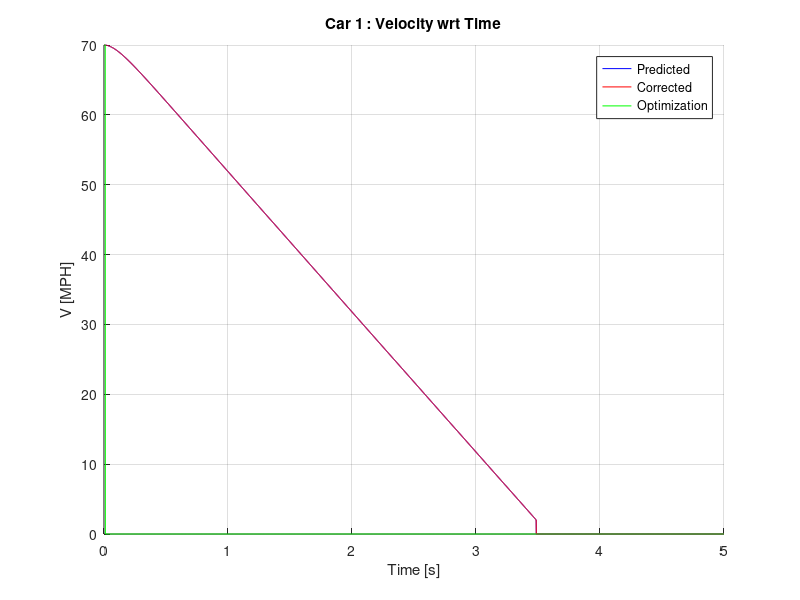
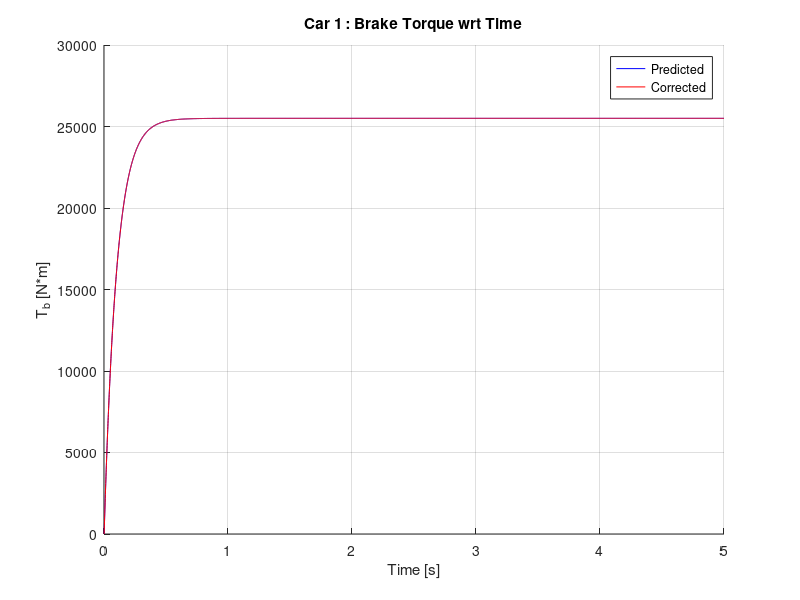

MATLAB code for these plots, in order:
% Ashil Farahmand
% Recursive Iterated EKF using Modified UCB Engine Model

% Goals
% - calculate time to cross
% - down-weight following cars
% - ensure car is centered in new lane after turn
% ------------------------------------------------------------------------
% Issues with current implementation
% - Assume instantaneous pressure on controls
% - Only works with one type of car(internal characteristics of cars are identical) this constraint can easily be relaxed

tic; clc; clear; format long;

KF_iterations = 5*10^3;                % Number of iterations for KF
integration_iterations = 1;              % Number of integrations per each KF_iteration
T = 1*10^-3;  num_of_cars = 1;

auto_transmission = logical(1);                      % 0 = (diagnostic)Manual, 1 = Automatic
noise = logical(0);                                             % 0 = (diagnostic)None, 1 = White, 2 = Colored
rough = logical(0);                                            % 0 = random noise, x = noise multiplied by value of rough alternates :/- each iteration
run_optimization = logical([0; 0]);                 % 0 = (diagnostic) Do not change inputs, 1 = change inputs according to cost function
max_corrections = 1*10^4;                             % Prevents infinite loop in correction
e_correction = 10^-6;                                       % Allowable Correction Error

mode_output = [0, 0, 0, 0, 0,    1, 0, 0, 0, 0,    1, 0, 0];
%mode_output = ones(11);

% Output Modes
% -----------------------------------------------------
% Index   |   Property
% 1              throttle angle
% 2                brake angle
% 3           steering direction
% 4            position (x2 vs. x1)
% 5            position (x vs. t)
% 6                  v_mph
% 7                  v_m/s
% 8          distance b/w cars
% 9                     ma
% 10                   we
% 11                   Tb
% 12                  gear
% 13      phase plot (ma vs. we)

w = zeros(5*num_of_cars, 1); e = zeros(5*num_of_cars, 1); z = zeros(5*num_of_cars, 1); Fx = zeros(5*num_of_cars, 5*num_of_cars);

nominal_controls = zeros(3*num_of_cars);                                     % Control Vector during one KF iteration
predictions = zeros(5*num_of_cars, integration_iterations + 1);   % Holds the predictions during integration
corrections = zeros(5*num_of_cars, 2);                                             % Holds the corrected states when iterating the correction step (holds previous and next corrections)

predicted_states = zeros(5*num_of_cars, KF_iterations); corrected_states = zeros(5*num_of_cars, KF_iterations); gear_ratios = zeros(num_of_cars, KF_iterations);
predicted_opt_states = zeros(4*num_of_cars, KF_iterations);

% Topology Parameters
speed_limits = [22; 50; 10];            % Speed limits (left turn, straight, right turn)
lane_width = 5; line_separation = .1;

% Used by cost function
iteration_to_start_optimization = 10;                                % KF_iteration to start optimization
safe_distance = [2; 2];                                                            % Safe distance to maintain around each respective vehicle
safety_margin = 0;                                                                 % Additional distance to maintain between vehicles
direction = [0; 0];                                                                   % 1 - Left turn, 2 - Straight, 3 - Right turn (Set in vehicle ICs)
order = zeros(num_of_cars, 1);                                           % Order of cars going through the intersection
steady_speed_t_angles = [6.91049; 11.77215; 3.52779];    % Throttle angles to maintain a steady speed at the speed limit
acc_profile = [0.4620; 0.2734; 0.1770; 0.09442; .08650];     % Acceleration values for different velocity ranges
braking_distances = [0; 0];                                                    % Distance from intersection to begin braking in preparation for turn
target_speed = speed_limits(2);                                           % Used in optimization to signal a necessary acceleration or brake
brake_decel_rates = [-2.037; -4];                                           % Steady state deceleration at corresponding brake angle
brake_decel_angles = [19; 38];                                              % Brake angles to achieve corresponding brake decel rates
steering_angle_increment = [ (90*T*4*speed_limits(1)*1609.344)/(3*pi*lane_width*3600); (90*T*4*speed_limits(3)*1609.344)/(pi*lane_width*3600) ];

% Assign Initial Conditions
K = I(5*num_of_cars); G = I(5*num_of_cars); Q = I(5*num_of_cars);
q = [.01; .01; 10^-10; .01; 100]; % Covariances of process and observation noise
for i = 1:num_of_cars    Q(5*i - 4, 5*i - 4) =  q(1);    Q(5*i - 3, 5*i - 3) = q(2);    Q(5*i - 2, 5*i - 2) = q(3);    Q(5*i - 1, 5*i - 1) = q(4);    Q(5*i - 0, 5*i - 0) = q(5); end
sigma = Q; Rk = Q;

delta_t = T/integration_iterations;                           % One KF_interval time is integration_iterations*delta_t = T
k = zeros(4, 5*num_of_cars);                                    % RK4 variables; one col/SV
RK_states = zeros(5*num_of_cars, 1);                     % state vector
u = zeros(3*num_of_cars, KF_iterations);               % control vector
Jtg_current = zeros(num_of_cars, 1);
MAX = 0.684; R = 8.3145; Tm = 333; Mair = .02897; Vm = .00447; Patm = 101325; c_PR = (R*Tm)/(Patm*Mair*Vm);
Ve = .0049; c_1 = Ve/(4*pi*Vm);
normal_shift_speeds = [0; 7; 15; 25; 45];      % Speed to shift
fast_shift_speeds = [11; 20; 35; 55];              % Speeds to shift under max acceleration
Rg = [0.4167; 0.6817; 1; 1.4993; 2.3058];
c_2 = 1018686; Ca = 0.53384; h = 0.33; Fr = 167.27; Je = 0.2630; Jtg = [0.08202; 0.07592; 0.11388; 0.13150]; Jw = 5.13; M = 2148;
Kb = 300; Tau_bv = 0.1;

% Pre-Processing

% Assign braking distances
x = ( (speed_limits(2) - speed_limits(1:2:3))*(1609.344/3600))/(-brake_decel_rates(2));
braking_distances = -.5*brake_decel_rates(2)*x.^2 + speed_limits(1:2:3)*(1609.344/3600).*x + lane_width;

% Car 1
car = 1;
direction(car) = 1;
gear_ratios(car, 1) = Rg(5);
predictions(5*car - 4, 1) = -400;
predictions(5*car - 3, 1) = -lane_width/2;
predictions(5*car - 2, 1) = .0033558;
predictions(5*car - 1, 1) = 70 * (1609.344/3600) *(1/(h*gear_ratios(car, 1)));
%u(3*car - 2, 1:iteration_to_start_optimization) = 11.77215;
u(3*car - 2, 1:KF_iterations) = 0;
u(3*car - 1, 1:KF_iterations) = 85;
u(3*car - 0, 1:KF_iterations) = 0;

% Car 2
car = 2;
if(num_of_cars > 1)
direction(car) = 1;
gear_ratios(car, 1) = Rg(5);
predictions(5*car - 4, 1) = -lane_width/2;
predictions(5*car - 3, 1) = 200;
predictions(5*car - 2, 1) = .0034558;
predictions(5*car - 1, 1) = 45 * (1609.344/3600) * (1/(h*gear_ratios(car, 1)) );
u(3*car - 2, 1:iteration_to_start_optimization) = 11.77215;
u(3*car - 0, 1:KF_iterations) = 270;
end

predicted_states(:, 1) = predictions(:, 1); corrected_states(:, 1) = predictions(:, 1);

% Begin to iterate (index 1 holds the ICs)
for KF_interval = 1:KF_iterations    
    
    % Run Optimization
    if((sum(run_optimization) > 0) & (KF_interval > iteration_to_start_optimization))       % At least one car needs to be optimized then true
        ETA = zeros(num_of_cars, 1);
        
        % Find ETA of each car based on current states (Cost Function)
        for i = 1:num_of_cars
            d = max( abs(corrected_states(5*i - 4, KF_interval)), abs(corrected_states(5*i - 3, KF_interval)) ) - lane_width - safe_distance(i);
            
            % Too close for changing plans (ETA < 0 then no change of control vars)
            if(d < braking_distances(ceil(direction(i)*.6)))                ETA(i) = -i;                run_optimization(i) = 0;
            elseif(direction(i) == 1)
                k(1) = ( max( abs(corrected_states(5*i - 4, KF_interval)), abs(corrected_states(5*i - 3, KF_interval)) ) - safe_distance(i) - braking_distances(1))/(corrected_states(5*i - 1, KF_interval)*h*gear_ratios(i, KF_interval));
                k(2) = (braking_distances(1) - lane_width)/((speed_limits(2)/2 - speed_limits(1)/2)*1609.344/3600);
                k(3) = (3*lane_width*pi/4)/(speed_limits(1)*1609.344/3600);
                ETA(i) = k(1) + k(2) + k(3);
            elseif(direction(i) == 3)
                k(1) = ( max( abs(corrected_states(5*i - 4, KF_interval)), abs(corrected_states(5*i - 3, KF_interval)) ) - safe_distance(i) - braking_distances(2))/(corrected_states(5*i - 1, KF_interval)*h*gear_ratios(i, KF_interval));
                k(2) = (braking_distances(2) - lane_width)/((speed_limits(2)/2 - speed_limits(3)/2)*1609.344/3600);
                k(3) = (lane_width*pi/4)/(speed_limits(3)*1609.344/3600);
                ETA(i) = k(1) + k(2) + k(3);
            else
                d = max( abs(corrected_states(5*i - 4, KF_interval)), abs(corrected_states(5*i - 3, KF_interval)) ) - lane_width - safe_distance(i) + 2*lane_width;
                ETA(i) = d/(corrected_states(5*i - 1, KF_interval)*gear_ratios(i, KF_interval)*h);               % Holds ETA of each car
            end
        end
        
        % Sort the ETAs in ascending optimization order (duplicateETAs yield error)
        order = sort(ETA);
        for i = 1:num_of_cars            order(i) = find(order(i) == ETA);        end
                
        % Perform Optimization (assume only 1 car first)
        x = [0; 0];        v = 0;        a = 0;        k = zeros(1, 2);
        
        for i = 1:num_of_cars
            delay = 0;                                  % Time delay to avoid collision
            collision_points = 0;               % Indices where a collision will occur with current trajectory plan
            while(run_optimization(order(i)) == 1)
                x = [corrected_states(5*order(i) - 4, KF_interval); corrected_states(5*order(i) - 3, KF_interval)];
                v = corrected_states(5*order(i) - 1, KF_interval)*h*gear_ratios(order(i), KF_interval);
                v_mph = v*3600/1609.344;                target_speed = speed_limits(2)*1609.344/3600;                a = -brake_decel_rates(1)/100;                k(2) = 1;
                source = find(max(abs(x)) == abs(x));                sink = find(min(abs(x)) == abs(x));
                u(3*order(i) - 2, KF_interval:KF_iterations) = 0;                u(3*order(i) - 1, KF_interval:KF_iterations) = 0;                u(3*order(i) - 0, KF_interval:KF_iterations) = u(3*order(i) - 0, 1);
                
                if( (direction(order(i)) == 1) || (direction(order(i)) == 3) )
                    for j = KF_interval:KF_iterations
                        if((sum(size(collision_points)) - 2) > 0) % If original trajectory is invalid, delay some then proceed normally
                            a = a*exp(-T/Tau_bv) + brake_decel_rates(1)/100;                            u(3*order(i) - 1, j) = brake_decel_angles(1);                            k(1) = a;
                            
                            if(v_mph < (speed_limits(2) - delay) )                                collision_points = 1;                            end
                        elseif( abs(x(source)) > braking_distances(ceil(direction(order(i))*.6)) )   % Have not met decel area yet
                            u(3*order(i) - 2, j) = 85;
                            
                            if(collision_points == 1)                                k(1) = k(1)*exp(-T/Tau_bv);
                            else                                k(1) = 0;                            end
                            
                            if(v > target_speed)                                                         a = 0;                                u(3*order(i) - 2, j) = steady_speed_t_angles(2);
                            elseif(v_mph > 47)                                                          a = k(1) + acc_profile(5);
                            elseif(v_mph > fast_shift_speeds(3))                            a = k(1) + acc_profile(4);
                            elseif(v_mph > fast_shift_speeds(2))                            a = k(1) + acc_profile(3);
                            elseif(v_mph > fast_shift_speeds(1))                            a = k(1) + acc_profile(2);
                            else                                                                                     a = k(1) + acc_profile(1);                            end
                        elseif( (abs(x(source)) > lane_width) && (v < target_speed - 0.391) )      % In decel area and below target speed
                            u(3*order(i) - 2, j) = 85;                            target_speed = brake_decel_rates(2)*T + target_speed;                            k(1) = k(1)*exp(-T/Tau_bv);
                            
                            if(v_mph > 47)                                                                a = k(1) + acc_profile(5);
                            elseif(v_mph > fast_shift_speeds(3))                            a = k(1) + acc_profile(4);
                            elseif(v_mph > fast_shift_speeds(2))                            a = k(1) + acc_profile(3);
                            elseif(v_mph > fast_shift_speeds(1))                            a = k(1) + acc_profile(2);
                            else                                                                                     a = k(1) + acc_profile(1);                            end                            
                        elseif( (abs(x(source)) > lane_width) && (v >= target_speed - 0.391) )      % In decel area and at target speed
                            if(k(1) > 0)                                a = -brake_decel_rates(2)/100 + k(1)/100;                                k(1) = -1;                                '*',                            end
                            
                            a = a*exp(-T/Tau_bv) + brake_decel_rates(2)/100;                            u(3*order(i) - 1, j) = brake_decel_angles(2);
                            target_speed = a*T + target_speed;                            collision_points = 1;
                        elseif( (abs(x(source)) <= lane_width) && (abs(x(sink)) <= lane_width) )   % Begin turning manuever(inside Isection)
                            if(collision_points == 1)
                                steering_angle_increment = [ (90*T*4*(v_mph - 0.5)*1609.344)/(3*pi*lane_width*3600); (90*T*4*(v_mph - 0.5)*1609.344)/(pi*lane_width*3600) ];
                                collision_points = 0;
                            end
                            
                            a = a*exp(-T/Tau_bv);                            target_speed = speed_limits(2)*1609.344/3600;                            
                            u(3*order(i) - 2, j) = steady_speed_t_angles(direction(order(i)));
                            u(3*order(i), j) = u(3*order(i), j - 1) - (direction(order(i)) - 2)*steering_angle_increment( ceil(direction(order(i))*.6) );
                        elseif(abs(x(sink)) > lane_width)                                                                        % Out of intersection moving away
                            u(3*order(i) - 2, j) = 85;                            u(3*order(i) - 0, j) = u(3*order(i), 1) - (direction(order(i)) - 2)*90;
                            
                            if(v > target_speed)                                                         a = 0;                                u(3*order(i) - 2, j) = steady_speed_t_angles(2);
                            elseif(v_mph > 47)                                                          a = acc_profile(5);
                            elseif(v_mph > fast_shift_speeds(3))                            a = acc_profile(4);
                            elseif(v_mph > fast_shift_speeds(2))                            a = acc_profile(3);
                            elseif(v_mph > fast_shift_speeds(1))                            a = acc_profile(2);
                            else                                                                                     a = acc_profile(1);                            end
                        end
                        
                        x(1) = (.5*a*T^2 + v*T)*cos(u(3*order(i), j)*pi/180) + x(1);
                        x(2) = (.5*a*T^2 + v*T)*sin(u(3*order(i), j)*pi/180) + x(2);
                        v = a*T + v;                        v_mph = v*3600/1609.344;
                        predicted_opt_states((4*order(i) - 3:4*order(i)), j) = [x(1); x(2); v_mph; a];
                    end
                else      % If not turning, then go straight
                    for j = KF_interval:KF_iterations                        
                        if((sum(size(collision_points)) - 2) > 0)     % If original trajectory is invalid, delay some then proceed normally
                            a = a*exp(-T/Tau_bv) + brake_decel_rates(1)/100;                            u(3*order(i) - 1, j) = brake_decel_angles(1);                            k(1) = a;
                            
                            if(v_mph < (speed_limits(2) - delay))                                collision_points = 1;                            end
                        else
                            u(3*order(i) - 2, j) = 85;
                            
                            if(collision_points == 1)                                k(1) = k(1)*exp(-T/Tau_bv);
                            else                                k(1) = 0;                            end
                            
                            if(v > target_speed)                                                         a = 0;                                u(3*order(i) - 2, j) = steady_speed_t_angles(2);
                            elseif(v_mph > 47)                                                          a = k(1) + acc_profile(5);
                            elseif(v_mph > fast_shift_speeds(3))                            a = k(1) + acc_profile(4);
                            elseif(v_mph > fast_shift_speeds(2))                            a = k(1) + acc_profile(3);
                            elseif(v_mph > fast_shift_speeds(1))                            a = k(1) + acc_profile(2);
                            else                                                                                     a = k(1) + acc_profile(1);                            end
                        end
                        
                        x(1) = (.5*a*T^2 + v*T)*cos(u(3*order(i), j)*pi/180) + x(1);
                        x(2) = (.5*a*T^2 + v*T)*sin(u(3*order(i), j)*pi/180) + x(2);
                        v = a*T + v;                        v_mph = v*3600/1609.344;
                        predicted_opt_states((4*order(i) - 3:4*order(i)), j) = [x(1); x(2); v_mph; a];
                    end
                end
                
                % Compare trajectory plan to plans of all preceding cars
                if(i > 1)
                    for car = 1:(i - 1)
                        x = sqrt( (predicted_opt_states(4*order(i) - 3, 1:KF_iterations) - predicted_opt_states(4*order(car) - 3, 1:KF_iterations)).^2 + (predicted_opt_states(4*order(i) - 2, 1:KF_iterations) - predicted_opt_states(4*order(car) - 2, 1:KF_iterations)).^2 );
                        collision_points = find(x < (safe_distance(order(i)) + safe_distance(order(car)) + safety_margin));                        
                        
                        if((sum(size(collision_points)) - 2) > 0)                            delay = delay + 0.5;
                        else                        run_optimization(order(i)) = 0;                        end
                    end                    
                else                    run_optimization(order(i)) = 0;                end
                
            end
        end
        toc
    elseif(KF_interval <= iteration_to_start_optimization)
        for i = 1:num_of_cars
            predicted_opt_states(4*i - 3, KF_interval) = corrected_states(5*i - 4, KF_interval);
            predicted_opt_states(4*i - 2, KF_interval) = corrected_states(5*i - 3, KF_interval);
            predicted_opt_states(4*i - 1, KF_interval) = corrected_states(5*i - 1, KF_interval)*h*gear_ratios(i, KF_interval)*3600/1609.344;
            predicted_opt_states(4*i - 0, KF_interval) = 0;
        end
    end
    
    % Assign nominal controls
    predictions(:, 1) = corrected_states(:, KF_interval);
    nominal_controls = u(:, KF_interval);
    
    if(auto_transmission == 1)
        % Transmission
        for car = 1:num_of_cars
            v =  gear_ratios(car, KF_interval)*h*predictions(5*car - 1, 1);
            v_mph = v*(3600/1609.344);                        % Convert m/s -> mph
    
            if( (nominal_controls(3*car - 2) == 85) && (v_mph > normal_shift_speeds(2)) )
                % Down shift for better acceleration                
                if(v_mph > fast_shift_speeds(4))                              gear_ratios(car, KF_interval + 1) = Rg(5);                        Jtg_current(car) = Jtg(4);
                elseif(v_mph > fast_shift_speeds(3))                        gear_ratios(car, KF_interval + 1) = Rg(4);                        Jtg_current(car) = Jtg(4);
                elseif(v_mph > fast_shift_speeds(2))                        gear_ratios(car, KF_interval + 1) = Rg(3);                        Jtg_current(car) = Jtg(3);
                elseif(v_mph > fast_shift_speeds(1))                        gear_ratios(car, KF_interval + 1) = Rg(2);                        Jtg_current(car) = Jtg(2);
                else                                                                                 gear_ratios(car, KF_interval + 1) = Rg(1);                        Jtg_current(car) = Jtg(1);
                end
            elseif(v_mph > normal_shift_speeds(5))                    gear_ratios(car, KF_interval + 1) = Rg(5);                    Jtg_current(car) = Jtg(4);
            elseif(v_mph > normal_shift_speeds(4))                    gear_ratios(car, KF_interval + 1) = Rg(4);                    Jtg_current(car) = Jtg(4);
            elseif(v_mph > normal_shift_speeds(3))                    gear_ratios(car, KF_interval + 1) = Rg(3);                    Jtg_current(car) = Jtg(3);
            elseif(v_mph > normal_shift_speeds(2))                    gear_ratios(car, KF_interval + 1) = Rg(2);                    Jtg_current(car) = Jtg(2);
            else                                                                                   gear_ratios(car, KF_interval + 1) = Rg(1);                    Jtg_current(car) = Jtg(1);
            end
               
            predictions(5*car - 1, 1) = v/(gear_ratios(car, KF_interval + 1)*h);                % Adjusts the engine velocity if gear shift occurs
        end
    end

    % Prediction
    for integration_interval = 1:integration_iterations        
        RK_states = predictions(:, integration_interval);
        
        for j = 1:4
            k(1:5:5*num_of_cars, j) = gear_ratios(:, KF_interval)*h.*RK_states(4:5:5*num_of_cars).*cos(nominal_controls(3:3:3*num_of_cars)*pi/180);
            k(2:5:5*num_of_cars, j) = gear_ratios(:, KF_interval)*h.*RK_states(4:5:5*num_of_cars).*sin(nominal_controls(3:3:3*num_of_cars)*pi/180);
            
            d_ma_i = MAX*( (nominal_controls(1:3:3*num_of_cars)/85).^2 ).*( (-4.9958)*(c_PR*RK_states(3:5:5*num_of_cars)).^5 + (5.8832)*(c_PR*RK_states(3:5:5*num_of_cars)).^4 + (-1.1218)*(c_PR*RK_states(3:5:5*num_of_cars)).^3 + (-.6579)*(c_PR*RK_states(3:5:5*num_of_cars)).^2 + (-.1278)*(c_PR*RK_states(3:5:5*num_of_cars)) + 1.0104 );
            d_ma_o = c_1*(24.5*RK_states(4:5:5*num_of_cars).*RK_states(3:5:5*num_of_cars).^2 - 0.167*RK_states(4:5:5*num_of_cars).*RK_states(3:5:5*num_of_cars) + (8.10*10^(-4))*RK_states(4:5:5*num_of_cars) - (3.10*10^(-4))*RK_states(3:5:5*num_of_cars).^2 + 222*RK_states(3:5:5*num_of_cars) + 0.352).*RK_states(3:5:5*num_of_cars).*RK_states(4:5:5*num_of_cars);
    
            k(3:5:5*num_of_cars, j) = d_ma_i - d_ma_o;            
            k(4:5:5*num_of_cars, j) = ( ((c_2*d_ma_o)./RK_states(4:5:5*num_of_cars)) - (0.1056*RK_states(4:5:5*num_of_cars) + 15.10) - ((1*10^-4)*RK_states(4:5:5*num_of_cars).^2) - (gear_ratios(:, KF_interval).*(RK_states(5:5:(5*num_of_cars)) + Ca*(gear_ratios(:, KF_interval).^2).*(h^3).*(RK_states(4:5:(5*num_of_cars)).^2) + h*Fr)))./(Je + Jtg_current + (gear_ratios(:, KF_interval).^2)*(Jw + 4*M*h^2));
            k(5:5:5*num_of_cars, j) = (Kb*nominal_controls(2:3:3*num_of_cars) - RK_states(5:5:5*num_of_cars))/Tau_bv;
            
            if(j < 3)                RK_states = RK_states + (delta_t/2)*k(:, j);
            else                       RK_states = RK_states + delta_t*k(:, j);            end
        end
        
        predictions(:, integration_interval + 1) = predictions(:, integration_interval) + (delta_t/6)*( k(:, 1) + 2*k(:, 2) + 2*k(:, 3) + k(:, 4) );  % State Transition
    end
    
    for i = 1:num_of_cars
        % we constraints (if braking limit we = 0 else w = idle speed)
        if( (predictions(5*i - 1, integration_iterations + 1) < 6.5) && (u(3*i - 1, KF_interval) > 0) )                predictions(5*i - 1, integration_iterations + 1) = 10^-5;
        elseif(predictions(5*i - 1, integration_iterations + 1) < 6.5)                predictions(5*i - 1, integration_iterations + 1) = 6.5;        end
    end
    
    predicted_states(:, KF_interval + 1) = predictions(:, integration_iterations + 1);
    
    if(noise ~= 0)        % If noise == 0, skip correction step
        % Assign new values to noise dependent variables
        for i = 1:num_of_cars
            if(noise == 2)
                G(5*car - 4, 5*car  - 1) = gear_ratios(car, KF_interval)*h*cos(nominal_controls(3*car - 0)*pi/180);
                G(5*car - 3, 5*car  - 1) = gear_ratios(car, KF_interval)*h*sin(nominal_controls(3*car - 0)*pi/180);
                G(5*car - 1, 5*car  - 2) = ( (.352)*c_2*c_1 )/(  Je + Jtg_current(car) + (gear_ratios(car, KF_interval).^2)*(Jw + 4*M*h^2) );
                G(5*car - 1, 5*car  - 0) = -gear_ratios(car, KF_interval)/(  Je + Jtg_current(car) + (gear_ratios(car, KF_interval).^2)*(Jw + 4*M*h^2) );
            end
            
            w(5*i - 4) = randn*sqrt(q(1)); w(5*i - 3) = randn*sqrt(q(2)); w(5*i - 2) = randn*sqrt(q(3)); w(5*i - 1) = randn*sqrt(q(4)); w(5*i - 0) = randn*sqrt(q(5));        
            e(5*i - 4) = randn*sqrt(q(1)); e(5*i - 3) = randn*sqrt(q(2)); e(5*i - 2) = randn*sqrt(q(3)); e(5*i - 1) = randn*sqrt(q(4)); e(5*i - 0) = randn*sqrt(q(5));
        end
    
        % Creates alternating noise +\- if enabled
        if(rough ~= 0)
            if (KF_interval == 2*floor(KF_interval/2))                w = -rough*abs(w);
            else                w = rough*abs(w);            end
        end
    
        % Get new observations
        x = predicted_states(:, KF_interval + 1) + G*w;        z = x + e;
    
        % Iterated Corrections
        corrections(:, 1) = 0;        corrections(:, 2) = predicted_states(:, KF_interval + 1);

        i = 0;
        while( (max( abs(corrections(:, 2) - corrections(:, 1)) ) > e_correction) && (i < max_corrections) )
            i = i + 1;            corrections(:, 1) = corrections(:, 2);
        
            % Compute Jacobian (non-zero along block diagonal)
            for car = 1:num_of_cars
                Fx(5*car - 4, 5*car - 4) = 0;                Fx(5*car - 4, 5*car - 3) = 0;                Fx(5*car - 4, 5*car - 2) = 0;
                Fx(5*car - 4, 5*car - 1) = gear_ratios(car, KF_interval)*h*cos(nominal_controls(3*car - 0)*pi/180);
                Fx(5*car - 4, 5*car - 0) = 0;
        
                Fx(5*car - 3, 5*car - 4) = 0;                Fx(5*car - 3, 5*car - 3) = 0;                Fx(5*car - 3, 5*car - 2) = 0;
                Fx(5*car - 3, 5*car - 1) = gear_ratios(car, KF_interval)*h*sin(nominal_controls(3*car - 0)*pi/180);
                Fx(5*car - 3, 5*car - 0) = 0;
        
                Fx(5*car - 2, 5*car - 4) = 0;                Fx(5*car - 2, 5*car - 3) = 0;
                Fx(5*car - 2, 5*car - 2) = MAX*((nominal_controls(3*car - 2)/85)^2)*(5*(-4.9958)*c_PR^5*corrections(5*car - 2, 1)^4 + 4*(5.8832)*c_PR^4*corrections(5*car - 2, 1)^3 + 3*(-1.1218)*c_PR^3*corrections(5*car - 2, 1)^2 + 2*(-.6579)*c_PR^2*corrections(5*car - 2, 1) + (-.1278)*c_PR) - (c_1*(3*24.5*corrections(5*car - 1, 1)^2*corrections(5*car - 2, 1)^2 - 2*0.167*corrections(5*car - 1, 1)^2*corrections(5*car - 2, 1) + 8.10*10^-4*corrections(5*car - 1, 1)^2 - 3*3.10*10^-4*corrections(5*car - 1, 1)*corrections(5*car - 2, 1)^2 + 2*222*corrections(5*car - 1, 1)*corrections(5*car - 2, 1) + 0.352*corrections(5*car - 1, 1)) );
                Fx(5*car - 2, 5*car - 1) = -c_1*(2*24.5*corrections(5*car - 1, 1)*corrections(5*car - 2, 1)^3 - 2*0.167*corrections(5*car - 1, 1)*corrections(5*car - 2, 1)^2 + 2*8.10*10-4*corrections(5*car - 1, 1)*corrections(5*car - 2, 1) - 3.10*10^-4*corrections(5*car - 2, 1)^3 + 222*corrections(5*car - 2, 1)^2 + 0.352*corrections(5*car - 2, 1));
                Fx(5*car - 2, 5*car - 0) = 0;
        
                Je_star = Je + Jtg_current(car) + (gear_ratios(car, KF_interval)^2)*(Jw + 4*M*h^2);
        
                Fx(5*car - 1, 5*car - 4) = 0;                Fx(5*car - 1, 5*car - 3) = 0;
                Fx(5*car - 1, 5*car - 2) = (c_1*c_2/Je_star)*( 3*24.5*corrections(5*car - 1, 1)*corrections(5*car - 2, 1)^2 - 2*0.167*corrections(5*car - 1, 1)*corrections(5*car - 2, 1) + 8.10*10^-4*corrections(5*car - 1, 1) - 3*3.10*10^-4*corrections(5*car - 2, 1)^2 + 2*222*corrections(5*car - 2, 1) + 0.352 );
                Fx(5*car - 1, 5*car - 1) = (1/Je_star)*( (c_1*c_2*(24.5*corrections(5*car - 2, 1)^3 - 0.167*corrections(5*car - 2, 1)^2 + 8.10*10^-4*corrections(5*car - 2, 1) ) - 0.1056 - 2*(4.3*10^-6)*corrections(5*car - 1, 1) - 2*Ca*gear_ratios(car, KF_interval)^3*h^3*corrections(5*car - 1, 1)) );
                Fx(5*car - 1, 5*car - 0) = -gear_ratios(car, KF_interval)/Je_star;
       
                Fx(5*car - 0, 5*car - 4) = 0;                Fx(5*car - 0, 5*car - 3) = 0;                Fx(5*car - 0, 5*car - 2) = 0;                Fx(5*car - 0, 5*car - 1) = 0;
                Fx(5*car - 0, 5*car - 0) = -1/Tau_bv;
            end
            
            phi = I(5*num_of_cars) + Fx*T;            Q = G*Q*G'*T;            sigma = phi*sigma*phi' + Q;
            K = sigma*Fx'*inv(Fx*sigma*Fx' + Rk);            sigma = (I(5*num_of_cars) - K*Fx)*sigma;
    
            corrections(:, 2) = corrections(:, 1) + K*(z - predicted_states(:, KF_interval + 1));
        end
        if( i > 1 )            [KF_interval            i],        end
        
        % Force physical and model constraints
        for i = 1:num_of_cars
            if(corrections(5*i, 2) < 0)                corrections(5*i, 2) = 0;            end            % Force Tb > 0
        
            % we constraints (if braking limit we = 0 else w = idle speed)
            if( (corrections(5*i - 1, 2) < 6.5) && (u(3*i - 1, KF_interval) > 0) )                corrections(5*i - 1, 2) = 10^-5;
            elseif(corrections(5*i - 1, 2) < 6.5)                corrections(5*i - 1, 2) = 6.5;            end
        end
    
        corrected_states(:, KF_interval + 1) = corrections(:, 2);
    else
        corrected_states(:, KF_interval + 1) = predicted_states(:, KF_interval + 1);
    end    
    
end

% Post Processing
i = 0;

if(mode_output(1) == 1)
    i = i + 1;    figure(i);
    
    % Plot Throttle
    for j = 1:num_of_cars
        subplot(num_of_cars, 1, j);        hold on;        grid;
        plot((1:KF_iterations)*T, u(3*j - 2, 1:KF_iterations), 'blue');
        title(['Car ', int2str(j), ' : Throttle Angle wrt Time']);    xlabel('Time [s]');    ylabel('\alpha [deg]');
    end
end

if(mode_output(2) == 1)
    i = i + 1;    figure(i);
    
    % Plot Brake Angle
    for j = 1:num_of_cars
        subplot(num_of_cars, 1, j);        hold on;        grid;
        plot((1:KF_iterations)*T, u(3*j - 1, 1:KF_iterations), 'blue');
        title(['Car ', int2str(j), ' : Brake Angle wrt Time']);    xlabel('Time [s]');    ylabel('\beta [deg]');
    end
end

if(mode_output(3) == 1)
    i = i + 1;    figure(i);
    
    % Plot Steering Angle
    for j = 1:num_of_cars
        subplot(num_of_cars, 1, j);        hold on;        grid;
        plot((1:KF_iterations)*T, u(3*j - 0, 1:KF_iterations), 'blue');
        title(['Car ', int2str(j), ' : Steering Angle wrt Time']);    xlabel('Time [s]');    ylabel('\theta [deg]');
    end
end

if(mode_output(4) == 1)
    i = i + 1;    figure(i);
    
    % Plot Positions (x2 vs. x1)
    for j = 1:num_of_cars
        subplot(num_of_cars, 1, j);        hold on;
        
        for k = 1:num_of_cars
            % North
            plot([ -lane_width, -lane_width ],              [ 1000, (0 + lane_width) ], 'black');            plot([ -line_separation, -line_separation ], [ 1000, (0 + lane_width) ], 'yellow');
            plot([ 0, 0 ],                                                   [ 1000, (0 + lane_width) ], 'black');            plot([ line_separation, line_separation ],    [ 1000, (0 + lane_width) ], 'yellow');
            plot([ lane_width, lane_width ],                 [ 1000, (0 + lane_width) ], 'black');
            
            % South
            plot([ -lane_width, -lane_width ],              [ -1000, (0 - lane_width) ], 'black');            plot([ -line_separation, -line_separation ], [ -1000, (0 - lane_width) ], 'yellow');
            plot([ 0, 0 ],                                                   [ -1000, (0 - lane_width) ], 'black');            plot([ line_separation, line_separation ],    [ -1000, (0 - lane_width) ], 'yellow');
            plot([ lane_width, lane_width ],                 [ -1000, (0 - lane_width) ], 'black');
            
            % West
            plot([ -1000, (0 - lane_width) ], [ lane_width, lane_width ], 'black');            plot([ -1000, (0 - lane_width) ], [ line_separation, line_separation ], 'yellow');
            plot([ -1000, (0 - lane_width) ], [ 0, 0 ], 'black');            plot([ -1000, (0 - lane_width) ], [ -line_separation, -line_separation ], 'yellow');
            plot([ -1000, (0 - lane_width) ], [ -lane_width, -lane_width ], 'black');
            
            % East
            plot([ (0 + lane_width), 1000 ], [ lane_width, lane_width ], 'black');            plot([ (0 + lane_width), 1000 ], [ line_separation, line_separation ], 'yellow');
            plot([ (0 + lane_width), 1000 ], [ 0 0 ], 'black');            plot([ (0 + lane_width), 1000 ], [ -line_separation, -line_separation ], 'yellow');
            plot([ (0 + lane_width), 1000 ], [ -lane_width, -lane_width ], 'black');
        end
        
        plot(corrected_states(5*j - 4, 1), corrected_states(5*j - 3, 1), 'red O');
        p = plot(predicted_states(5*j - 4, 1:KF_iterations), predicted_states(5*j - 3, 1:KF_iterations), 'blue');
        c = plot(corrected_states(5*j - 4, 1:KF_iterations), corrected_states(5*j - 3, 1:KF_iterations), 'red');
        o = plot(predicted_opt_states(4*j - 3, 1:KF_iterations), predicted_opt_states(4*j - 2, 1:KF_iterations), 'green');
        title(['Car ', int2str(j), ' : Position']);    xlabel('x_1 [m]');    ylabel('x_2 [m]');
        legend([p c o], 'Predicted', 'Corrected', 'Optimization', 'Location', 'Best');
    end
end

if(mode_output(5) == 1)
    i = i + 1;    figure(i);    count = 0;
    
    % Plot Position [x vs. t]
    for j = 1:num_of_cars
        for k = 1:2
            count = count + 1;
            subplot(num_of_cars, 2, count);        grid;        hold on;
            p = plot((1:KF_iterations)*T, predicted_states(5*j - 5 + k, 1:KF_iterations), 'blue');
            c = plot((1:KF_iterations)*T, corrected_states(5*j - 5 + k, 1:KF_iterations), 'red');
            o = plot((1:KF_iterations)*T, predicted_opt_states(4*j - 4 + k, 1:KF_iterations), 'green');
            title(['Car ', int2str(j), ' : x', int2str(k), ' wrt Time']);    xlabel('Time [s]');    ylabel(['x', int2str(k)]);
            %legend([p c o], 'Predicted', 'Corrected', 'Optimization', 'Location', 'Best');
        end
    end
end

if(mode_output(6) == 1)
    i = i + 1;    figure(i);
    
    % Plot Velocity [MPH]
    for j = 1:num_of_cars
        subplot(num_of_cars, 1, j);        grid;        hold on;
        p = plot((1:KF_iterations)*T, predicted_states(5*j - 1, 1:KF_iterations)*h.*gear_ratios(j, 1:KF_iterations)*(3600/1609.344), 'blue');
        c = plot((1:KF_iterations)*T, corrected_states(5*j - 1, 1:KF_iterations)*h.*gear_ratios(j, 1:KF_iterations)*(3600/1609.344), 'red');
        o = plot((1:KF_iterations)*T, predicted_opt_states(4*j - 1, 1:KF_iterations), 'green');
        title(['Car ', int2str(j), ' : Velocity wrt Time']);    xlabel('Time [s]');    ylabel('V [MPH]');
        legend([p c o], 'Predicted', 'Corrected', 'Optimization', 'Location', 'Best');
    end
end

if(mode_output(7) == 1)
    i = i + 1;    figure(i);
    
    % Plot Velocity [m/s]
    for j = 1:num_of_cars
        subplot(num_of_cars, 1, j);    grid;    hold on;
        p = plot((1:KF_iterations)*T, predicted_states(5*j - 1, 1:KF_iterations).*gear_ratios(j, 1:KF_iterations)*h, 'blue');
        c = plot((1:KF_iterations)*T, corrected_states(5*j - 1, 1:KF_iterations).*gear_ratios(j, 1:KF_iterations)*h, 'red');
        o = plot((1:KF_iterations)*T, predicted_opt_states(4*j - 1, 1:KF_iterations)*1609.344/3600, 'green');
        title(['Car ', int2str(j), ' : Velocity wrt Time']);    xlabel('Time [s]');    ylabel('V [m/s]');
        legend([p c o], 'Predicted', 'Corrected', 'Optimization', 'Location', 'Best');
    end
end

if(mode_output(8) == 1)
    if(num_of_cars > 1)
        i = i + 1;    figure(i);
        count = 0;
    
        if(num_of_cars > 3)        rows = num_of_cars*(num_of_cars - 1)/4;        cols = 2;
        else        rows = num_of_cars*(num_of_cars - 1)/2;        cols = 1;
        end
    
        % Plot Distance between Cars
        for j = 1:(num_of_cars - 1)
            for k = (j + 1):num_of_cars
                predicted_distance = sqrt(( predicted_states(5*j - 4, 1:KF_iterations) - predicted_states(5*k - 4, 1:KF_iterations) ).^2 + ( predicted_states(5*j - 3, 1:KF_iterations) - predicted_states(5*k - 3, 1:KF_iterations) ).^2);
                corrected_distance = sqrt(( corrected_states(5*j - 4, 1:KF_iterations) - corrected_states(5*k - 4, 1:KF_iterations) ).^2 + ( corrected_states(5*j - 3, 1:KF_iterations) - corrected_states(5*k - 3, 1:KF_iterations) ).^2);
                optimization = sqrt(( predicted_opt_states(4*j - 3, 1:KF_iterations) - predicted_opt_states(4*k - 3, 1:KF_iterations) ).^2 + ( predicted_opt_states(4*j - 2, 1:KF_iterations) - predicted_opt_states(4*k - 2, 1:KF_iterations) ).^2);
    
                count = count + 1;
                subplot(rows, cols, count);
                hold on;            grid;
                p = plot((1:KF_iterations)*T, predicted_distance(1:KF_iterations), 'blue');
                c = plot((1:KF_iterations)*T, corrected_distance(1:KF_iterations), 'red');
                o = plot((1:KF_iterations)*T, optimization(1:KF_iterations), 'green');
                collision = plot([0 KF_iterations*T], ( safe_distance(j) + safe_distance(k) )*[1 1], 'black');
                title(['Distance b/w Cars ', int2str(j), ' and ', int2str(k) ' wrt Time']);    xlabel('Time [s]');    ylabel('Distance [m]');
                legend([p c o collision], 'Predicted', 'Corrected', 'Optimization', 'Collision Threshold', 'Location', 'Best');
            end
        end
    end
end

if(mode_output(9) == 1)
    i = i + 1;    figure(i);
    
    % Plot Mass of Air in Intake Manifold
    for j = 1:num_of_cars
        subplot(num_of_cars, 1, j);        grid;    hold on;
        p = plot((1:KF_iterations)*T, predicted_states(5*j - 2, 1:KF_iterations), 'blue');
        c = plot((1:KF_iterations)*T, corrected_states(5*j - 2, 1:KF_iterations), 'red');
        title(['Car ', int2str(j), ' : Mass of Air in Intake Manifold wrt Time']);    xlabel('Time [s]');    ylabel('m_a [kg]');
        legend([p c], 'Predicted', 'Corrected', 'Location', 'Best');
    end
end

if(mode_output(10) == 1)
    i = i + 1;    figure(i);
    
    % Plot Engine Angular Velocity
    for j = 1:num_of_cars
        subplot(num_of_cars, 1, j);    grid;    hold on;
        p = plot((1:KF_iterations)*T, predicted_states(5*j - 1, 1:KF_iterations), 'blue');
        c = plot((1:KF_iterations)*T, corrected_states(5*j - 1, 1:KF_iterations), 'red');
        title(['Car ', int2str(j), ' : Engine Angular Velocity wrt Time']);    xlabel('Time [s]');    ylabel('\omega_e [rad/s]');
        legend([p c], 'Predicted', 'Corrected', 'Location', 'Best');
    end
end

if(mode_output(11) == 1)
    i = i + 1;    figure(i);
    
    % Plot Brake Torque
    for j = 1:num_of_cars
        subplot(num_of_cars, 1, j);    grid;    hold on;
        p = plot((1:KF_iterations)*T, predicted_states(5*j - 0, 1:KF_iterations), 'blue');
        c = plot((1:KF_iterations)*T, corrected_states(5*j - 0, 1:KF_iterations), 'red');
        title(['Car ', int2str(j), ' : Brake Torque wrt Time']);    xlabel('Time [s]');    ylabel('T_b [N*m]');
        legend([p c], 'Predicted', 'Corrected', 'Location', 'Best');
    end
end

if(mode_output(12) == 1)
    i = i + 1;    figure(i);
    
    for j = 1:num_of_cars        for k = 1:KF_iterations            gear_ratios(j, k) = find(Rg == gear_ratios(j, k));        end,    end
        
    % Plot Gear
    for j = 1:num_of_cars
        subplot(num_of_cars, 1, j);    grid;    hold on;
        p = plot((1:KF_iterations)*T, gear_ratios(j, 1:KF_iterations), 'red');
        title(['Car ', int2str(j), ' : Gear wrt Time']);    xlabel('Time [s]');    ylabel('Gear');
    end
end

if(mode_output(13) == 1)
    i = i + 1;    figure(i);
    
    % Plot Phase Plot
    for j = 1:num_of_cars
        subplot(num_of_cars, 1, j);        grid;    hold on;
        p = plot(predicted_states(5*j - 2, 1:KF_iterations), predicted_states(5*j - 1, 1:KF_iterations), 'blue');
        c = plot(corrected_states(5*j - 2, 1:KF_iterations), corrected_states(5*j - 1, 1:KF_iterations), 'red');
        title(['Car ', int2str(j), ' : Engine Angular Velocity wrt Mass of Air in the Intake Manifold']);    xlabel('m_a [kg]');    ylabel('\omega_e [rad/s]');
        legend([p c], 'Predicted', 'Corrected', 'Location', 'Best');
    end
    
    plot(corrected_states(5*j - 2, 1:KF_iterations/10:KF_iterations), corrected_states(5*j - 1, 1:KF_iterations/10:KF_iterations), 'O red');
end

toc
